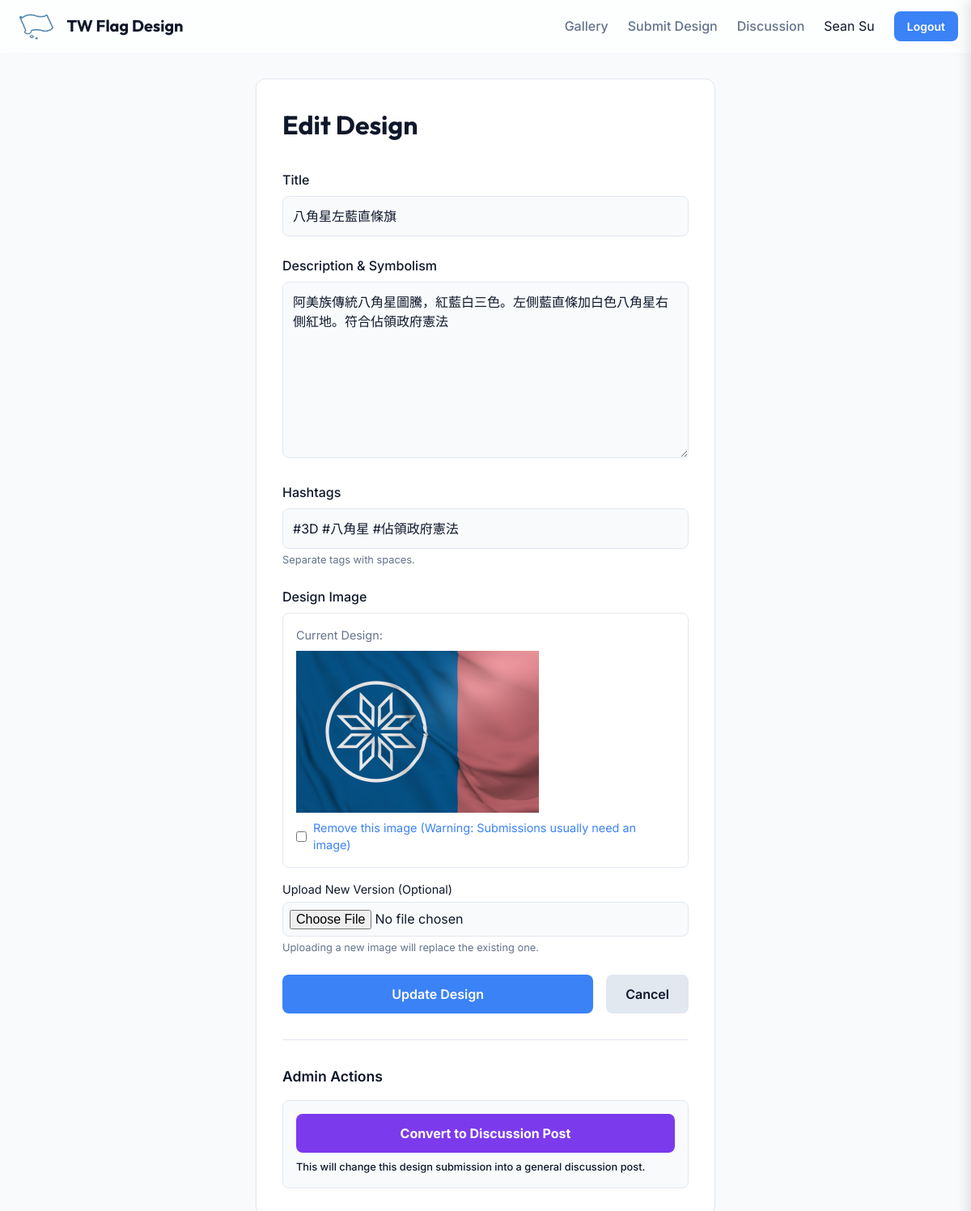
/design/5abda45b-0f51-4e88-b403-ebc440531ded/edit (signed in), run on an earlier commit of the app's database.
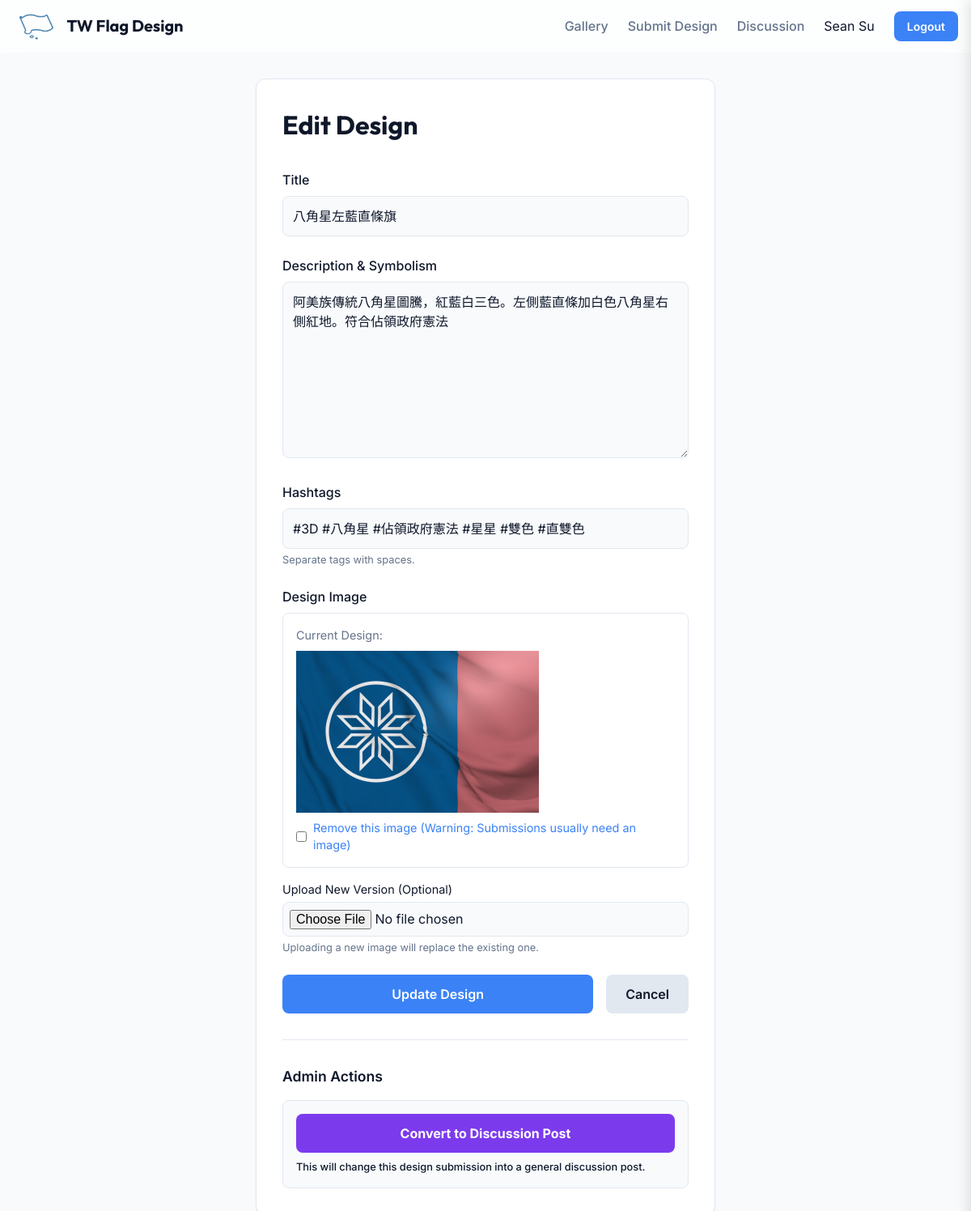
And on a later commit of the database.
### app/models.py (models this page shows, shortened)
class User(db.Model, UserMixin):
    id = db.Column(db.Integer, primary_key=True)
    google_id = db.Column(db.String(100), unique=True, nullable=True) # Nullable for local testing if needed
    name = db.Column(db.String(100), nullable=False)
    email = db.Column(db.String(120), unique=True, nullable=False)
    profile_pic = db.Column(db.String(200))
    is_admin = db.Column(db.Boolean, default=False)
    designs = db.relationship('Design', backref='author', lazy=True)
    posts = db.relationship('Post', backref='author', lazy=True)
    comments = db.relationship('Comment', backref='author', lazy=True)
    ratings = db.relationship('Rating', backref='author', lazy=True)

class Design(db.Model):
    id = db.Column(db.Integer, primary_key=True)
    public_id = db.Column(db.String(36), unique=True, nullable=True)
    title = db.Column(db.String(100), nullable=False)
    description = db.Column(db.Text, nullable=False)
    image_filename = db.Column(db.String(100), nullable=False)
    hashtags = db.Column(db.Text, nullable=True)
    created_at = db.Column(db.DateTime, nullable=False, default=datetime.utcnow)
    approved = db.Column(db.Boolean, default=False)
    user_id = db.Column(db.Integer, db.ForeignKey('user.id'), nullable=False)
    comments = db.relationship('Comment', backref='design', lazy=True)
    ratings = db.relationship('Rating', backref='design', lazy=True)

### app/main/routes.py (the view, shortened to what this page needs)
@bp.route('/design/<public_id>/edit', methods=['GET', 'POST'])
@login_required
def edit_design(public_id):
    design = Design.query.filter_by(public_id=public_id).first_or_404()
    if design.author != current_user and not current_user.is_admin:
        abort(403)
    return render_template('edit_design.html', design=design)

### app/models.py (called while the page is built)
@login_manager.user_loader
def load_user(user_id):
    return User.query.get(int(user_id))

### app/templates/edit_design.html (shortened to what this page needs)
{% extends "layout.html" %}
{% block content %}
<div class="container" style="max-width: 600px;">
    <div class="card" style="padding: 2rem;">
        <h1 style="font-family: var(--font-heading); margin-bottom: 2rem; color: var(--color-primary);">Edit Design</h1>
        <form method="POST" enctype="multipart/form-data">
            <div style="margin-bottom: 1.5rem;">
                <label for="title" style="display: block; margin-bottom: 0.5rem; font-weight: 500;">Title</label>
                <input type="text" id="title" name="title" required value="{{ design.title }}"
                    style="width: 100%; padding: 0.75rem; border: 1px solid var(--color-border); border-radius: var(--radius-md); background: var(--color-background); color: var(--color-text-main);">
            </div>
            <div style="margin-bottom: 1.5rem;">
                <label for="description" style="display: block; margin-bottom: 0.5rem; font-weight: 500;">Description &
                    Symbolism</label>
                <textarea id="description" name="description" rows="8" required
                    style="width: 100%; padding: 0.75rem; border: 1px solid var(--color-border); border-radius: var(--radius-md); background: var(--color-background); color: var(--color-text-main); font-family: inherit;">{{ design.description }}</textarea>
            </div>
            <div style="margin-bottom: 1.5rem;">
                <label for="hashtags" style="display: block; margin-bottom: 0.5rem; font-weight: 500;">Hashtags</label>
                <input type="text" id="hashtags" name="hashtags" value="{{ design.hashtags or '' }}" autocomplete="off"
                    placeholder="#平面 #3D #搞笑"
                    style="width: 100%; padding: 0.75rem; border: 1px solid var(--color-border); border-radius: var(--radius-md); background: var(--color-background); color: var(--color-text-main);">
                <p style="font-size: 0.8rem; color: var(--color-text-muted); margin-top: 0.25rem;">Separate tags with
                    spaces.</p>
            </div>
            <div style="margin-bottom: 1.5rem;">
                <label style="display: block; margin-bottom: 0.5rem; font-weight: 500;">Design Image</label>
                {% if design.image_filename %}
                <div
                    style="margin-bottom: 1rem; padding: 1rem; border: 1px solid var(--color-border); border-radius: var(--radius-md);">
                    <p style="margin-bottom: 0.5rem; font-size: 0.9rem; color: var(--color-text-muted);">Current Design:
                    </p>
                    <img src="{{ url_for('static', filename='uploads/' + design.image_filename) }}" alt="Current Design"
                        style="max-height: 200px; max-width: 100%; display: block; margin-bottom: 0.5rem;">
                    <div style="display: flex; align-items: center; gap: 0.5rem;">
                        <input type="checkbox" id="remove_image" name="remove_image" value="yes">
                        <label for="remove_image" style="color: var(--color-accent); font-size: 0.9rem;">Remove this
                            image (Warning: Submissions usually need an image)</label>
                    </div>
                </div>
                {% endif %}
                <label for="image" style="display: block; font-size: 0.9rem; margin-bottom: 0.25rem;">Upload New Version
                    (Optional)</label>
                <input type="file" name="image" id="image" accept="image/*"
                    style="width: 100%; padding: 0.5rem; border: 1px solid var(--color-border); border-radius: var(--radius-md); background: var(--color-background); color: var(--color-text-main);">
                <p style="font-size: 0.8rem; color: var(--color-text-muted); margin-top: 0.25rem;">Uploading a new image
                    will replace the existing one.</p>
            </div>
            <div style="display: flex; gap: 1rem;">
                <button type="submit" class="btn btn-primary" style="flex-grow: 1;">Update Design</button>
                <a href="{{ url_for('main.design_detail', public_id=design.public_id) }}" class="btn"
                    style="background: var(--color-border); color: var(--color-text-main);">Cancel</a>
            </div>
        </form>
        {% if current_user.is_admin %}
        <div style="margin-top: 2rem; padding-top: 2rem; border-top: 1px solid var(--color-border);">
            <h3 style="font-size: 1.1rem; font-weight: 600; color: var(--color-primary); margin-bottom: 1rem;">Admin
                Actions</h3>
            <div
                style="background: var(--color-background); padding: 1rem; border: 1px solid var(--color-border); border-radius: var(--radius-md);">
                <form action="{{ url_for('main.convert_design_to_post', public_id=design.public_id) }}" method="POST">
                    <div id="convert-initial">
                        <button type="button" class="btn"
                            style="background-color: #7c3aed; color: #ffffff; width: 100%; font-weight: bold;"
                            onclick="document.getElementById('convert-initial').style.display='none'; document.getElementById('convert-confirm-ui').style.display='block';">
                            Convert to Discussion Post
                        </button>
                    </div>
                </form>
                <p style="font-size: 0.8rem; color: var(--color-text-main); margin-top: 0.5rem; font-weight: 500;">This
                    will change this design submission into a general discussion post.</p>
            </div>
        </div>
        {% endif %}
    </div>
</div>
{% endblock %}

### app/templates/layout.html (shortened to what this page needs)
<!DOCTYPE html>
<html lang="en">
<head>
    <link rel="stylesheet" href="{{ url_for('static', filename='css/variables.css') }}">
    <link rel="stylesheet" href="{{ url_for('static', filename='css/base.css') }}">
</head>
<body>
    <nav class="navbar">
        <div class="container nav-container">
            <a href="{{ url_for('main.index') }}" class="nav-logo"
                style="display: flex; align-items: center; gap: 0.5rem; text-decoration: none;">
                <img src="{{ url_for('static', filename='img/logo.png') }}" alt="Logo"
                    style="height: 40px; width: auto;">
                TW Flag Design
            </a>
            <div class="nav-links">
                <a href="{{ url_for('main.index') }}" class="nav-item">Gallery</a>
                <a href="{{ url_for('main.submit') }}" class="nav-item">Submit Design</a>
                <a href="#" id="sidePanelToggle" class="nav-item">Discussion</a>
                {% if current_user.is_authenticated %}
                <span>{{ current_user.name }}</span>
                <a href="{{ url_for('auth.logout') }}" class="btn btn-primary"
                    style="padding: 0.5rem 1rem; font-size: 0.875rem;">Logout</a>
                {% else %}
                <a href="{{ url_for('auth.login') }}" class="btn btn-primary"
                    style="padding: 0.5rem 1rem; font-size: 0.875rem;">Login</a>
                {% endif %}
            </div>
        </div>
    </nav>
    <main class="container main-content">
        {% block content %}{% endblock %}
    </main>
</body>
</html>

### app/static/css/variables.css (style rules this page uses)
:root { --color-primary: #0f172a; --color-primary-light: #1e293b; --color-accent: #3b82f6; --color-accent-hover: #2563eb; --color-background: #f8fafc; --color-surface: #ffffff; --color-text-main: #0f172a; --color-text-muted: #64748b; --color-border: #e2e8f0; --color-success: #10b981; --color-error: #ef4444; --shadow-sm: 0 1px 2px 0 rgb(0 0 0 / 0.05); --shadow-md: 0 4px 6px -1px rgb(0 0 0 / 0.1), 0 2px 4px -2px rgb(0 0 0 / 0.1); --shadow-lg: 0 10px 15px -3px rgb(0 0 0 / 0.1), 0 4px 6px -4px rgb(0 0 0 / 0.1); --glass-background: rgba(255, 255, 255, 0.7); --glass-border: rgba(255, 255, 255, 0.2); --font-sans: 'Inter', system-ui, -apple-system, sans-serif; --font-heading: 'Outfit', sans-serif; --radius-sm: 0.375rem; --radius-md: 0.5rem; --radius-lg: 0.75rem; --radius-xl: 1rem; --spacing-container: 1200px; }

### app/static/css/base.css (style rules this page uses)
*, *::before, *::after { box-sizing: border-box; margin: 0; padding: 0; }
body { font-family: var(--font-sans); background-color: var(--color-background); color: var(--color-text-main); line-height: 1.5; -webkit-font-smoothing: antialiased; }
img, picture, video, canvas, svg { display: block; max-width: 100%; }
input, button, textarea, select { font: inherit; }
a { color: inherit; text-decoration: none; }
.container { max-width: var(--spacing-container); margin: 0 auto; padding: 0 1rem; }
.btn { display: inline-flex; align-items: center; justify-content: center; padding: 0.75rem 1.5rem; border-radius: var(--radius-md); font-weight: 600; transition: all 0.2s ease; cursor: pointer; border: none; }
.btn-primary { background-color: var(--color-accent); color: white; }
.card { background-color: var(--color-surface); border: 1px solid var(--color-border); border-radius: var(--radius-lg); box-shadow: var(--shadow-sm); overflow: hidden; transition: transform 0.2s, box-shadow 0.2s; }

### app/templates/layout.html (style rules this page uses)
.navbar { background: var(--glass-background); backdrop-filter: blur(12px); border-bottom: 1px solid var(--glass-border); position: sticky; top: 0; z-index: 100; }
.nav-container { display: flex; align-items: center; justify-content: space-between; height: 4rem; }
.nav-logo { font-family: var(--font-heading); font-weight: 700; font-size: 1.25rem; color: var(--color-primary); }
.nav-links { display: flex; gap: 1.5rem; align-items: center; }
.nav-item { font-weight: 500; color: var(--color-text-muted); transition: color 0.2s; }
.main-content { padding: 2rem 0; min-height: calc(100vh - 4rem); }

What changed in the data, as far as the page shows it:
changed Design "八角星左藍直條旗": hashtags "#3D #八角星 #佔領政府憲法" → "#3D #八角星 #佔領政府憲法 #星星 #雙色 #直雙色"
